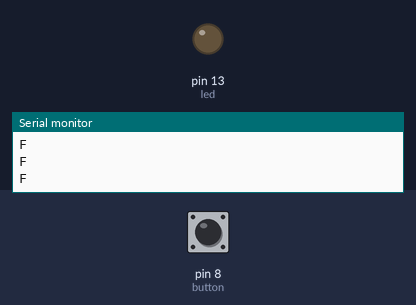
Simulated run of this sketch. Board: Arduino Uno, built with avr-gcc and run on an emulated ATmega328P. Parts: output pins drawn as LEDs (lit = HIGH), the last lines printed to the serial monitor. The test bench sets the inputs (shaded band); at power-on: pin 8 (button) LOW.

Above: at 2.8 s.
2.9 s: pin 8 (button) pulled HIGH for 1.2 s
At 4.1 s:
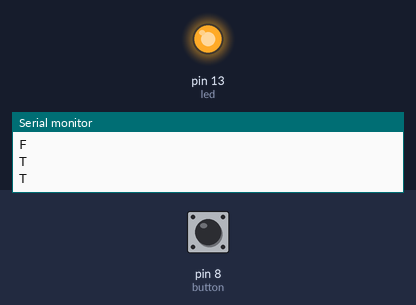
6.5 s: pin 8 (button) pulled HIGH for 3.2 s
At 10.7 s:
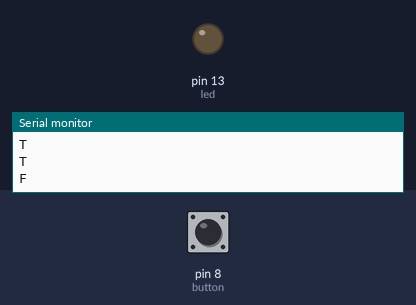
Timing chart, 0 to 12.2 s (numbered marks = the images above; inputs shaded):
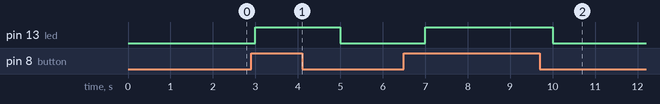

The sketch:

serialWriteArd.ino
```cpp
//Connect a button between pin 8 and 3.3V power.
//When you press the button, the internal LED turns on, and 'T' is printed.
//Otherwise 'F' is printed.

int button=8;
int led=13;
int buttonState=0;
void setup() {
  Serial.begin(115200);
  Serial.println("hi");
  pinMode(button, INPUT);
  pinMode(led, OUTPUT);
}

void loop() {
  buttonState=digitalRead(button);
  if (buttonState == HIGH) {
       digitalWrite(led, HIGH);
       Serial.println("T");
     }
   else {
     digitalWrite(led, LOW);
     Serial.println("F");
   }
   delay(1000);
}
```

Measured:
- after the input at 2.9 s, pin 13 (led): LOW → HIGH after 0.10 s, → LOW 2.0 s later
- after the input at 6.5 s, pin 13 (led): LOW → HIGH after 0.50 s, → LOW 3.0 s later
